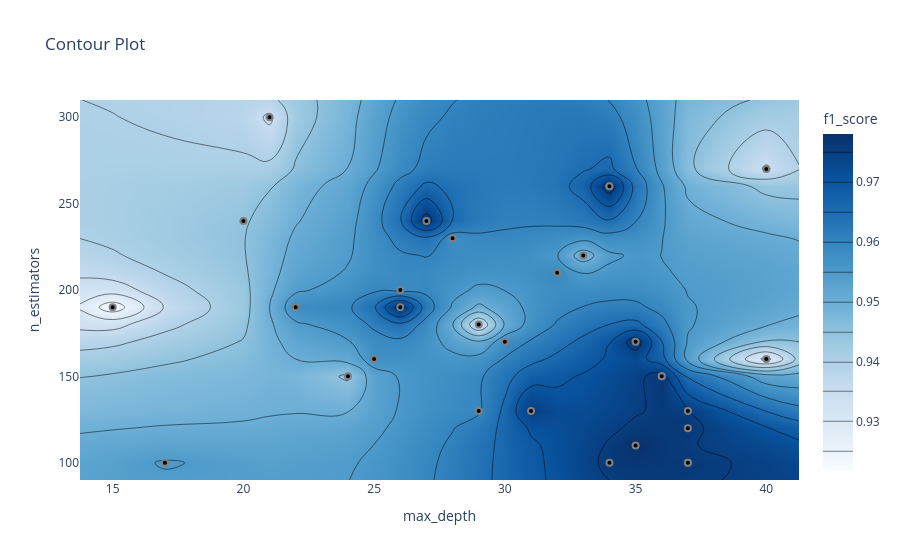

Notebook source saved alongside this figure:
### Code cell
optuna.visualization.plot_contour(study, params=["max_depth", "n_estimators"],
                                  target_name="f1_score")

### Figure 1 — Plotly figure (JSON) as saved in the notebook; plotly's stock layout.template omitted (floating-point values rounded to 4 significant figures; data arrays with more than 128 entries replaced by an {"elided": "..."} marker saying what was removed)
{"data": [{"colorbar": {"title": {"text": "f1_score"}}, "colorscale": [[0, "rgb(247,251,255)"], [0.125, "rgb(222,235,247)"], [0.25, "rgb(198,219,239)"], [0.375, "rgb(158,202,225)"], [0.5, "rgb(107,174,214)"], [0.625, "rgb(66,146,198)"], [0.75, "rgb(33,113,181)"], [0.875, "rgb(8,81,156)"], [1, "rgb(8,48,107)"]], "connectgaps": true, "contours": {"coloring": "heatmap"}, "hoverinfo": "none", "line": {"smoothing": 1.3}, "reversescale": false, "type": "contour", "x": [13.75, 15, 17, 20, 21, 22, 24, 25, 26, 27, 28, 29, 30, 31, 32, 33, 34, 35, 36, 37, 40, 41.25], "y": [90, 100, 110, 120, 130, 150, 160, 170, 180, 190, 200, 210, 220, 230, 240, 260, 270, 300, 310], "z": {"elided": "19x22 float values"}}, {"marker": {"color": "black", "line": {"color": "Gray", "width": 2}}, "mode": "markers", "name": "Feasible Trial", "showlegend": false, "type": "scatter", "x": [34, 22, 29, 21, 40, 20, 33, 40, 24, 37, 35, 34, 37, 29, 31, 17, 37, 25, 37, 32, 36, 36, 35, 30, 26, 26, 27, 15, 28, 34], "y": [260, 190, 180, 300, 160, 240, 220, 270, 150, 100, 110, 100, 100, 130, 130, 100, 130, 160, 120, 210, 150, 150, 170, 170, 190, 200, 240, 190, 230, 260]}, {"marker": {"color": "#cccccc", "line": {"color": "Gray", "width": 2}}, "mode": "markers", "name": "Infeasible Trial", "showlegend": false, "type": "scatter", "x": [], "y": []}], "layout": {"title": {"text": "Contour Plot"}, "xaxis": {"range": [13.75, 41.25], "title": {"text": "max_depth"}}, "yaxis": {"range": [90, 310], "title": {"text": "n_estimators"}}}}
